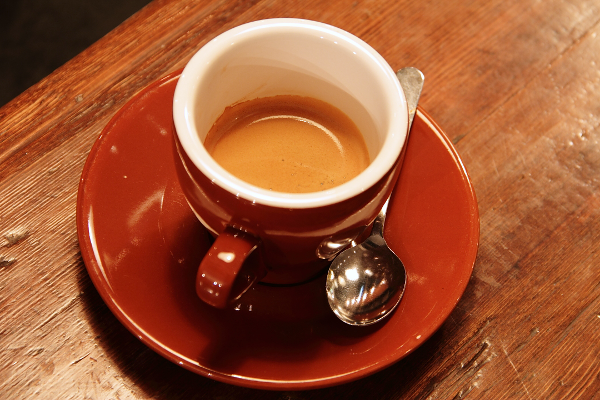
#> input picture skimage.data.coffee(), 600 x 400 px
$ python normalized_cut.py ../another_cells.jpg ../cells.jpg 1.0
#> lines starting #> are read from the running program, lines starting #| are printed output that depends on the picture
from skimage import data, io, segmentation, color
from skimage.future import graph
from matplotlib import pyplot as plt
import sys

img = data.coffee()
#> img is the input picture: shape (400, 600, 3); mean R, G, B 158.6, 85.8, 51.5
img = io.imread(sys.argv[1], plugin='matplotlib')
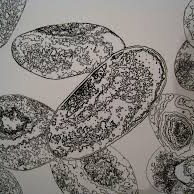
#> input picture Lab_4 (Image Segmentation)/src/main/resources/another_cells.jpg, 194 x 194 px
#> img is the input picture: shape (194, 194, 3); mean R, G, B 129, 124.7, 120.3

labels1 = segmentation.slic(img, compactness=10, n_segments=400)
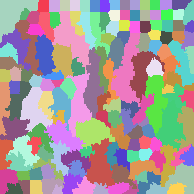
#> labels1: shape (194, 194) int64; 150 distinct labels, from 1 to 150; one colour per label, 0 black
out1 = color.label2rgb(labels1, img, kind='avg')
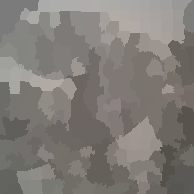
#> out1: shape (194, 194, 3); mean R, G, B 128.5, 124.2, 119.8

g = graph.rag_mean_color(img, labels1, mode='similarity')
labels2 = graph.cut_normalized(labels1, g, thresh=float(sys.argv[3]))
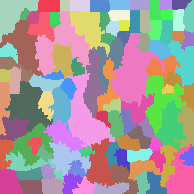
#> labels2: shape (194, 194) int64; 96 distinct labels, from 1 to 145; one colour per label, 0 black
out2 = color.label2rgb(labels2, img, kind='avg')

out2.tofile('src/main/resources/script/segmented_' + sys.argv[2] + '.txt', sep=" ")
